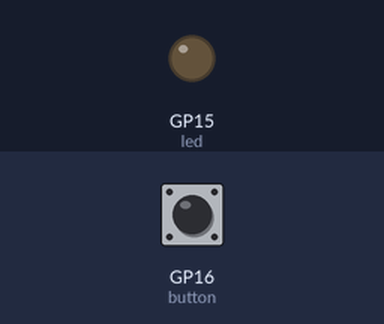
A program run on a simulated Raspberry Pi Pico running MicroPython. On the bench: output pins drawn as LEDs (lit = HIGH). Inputs (shaded band) come from the test bench; at power-on: GP16 (button) HIGH.

Above: at 1.2 s.
1.3 s: GP16 (button) pulled LOW for 1.2 s
At 4.1 s:
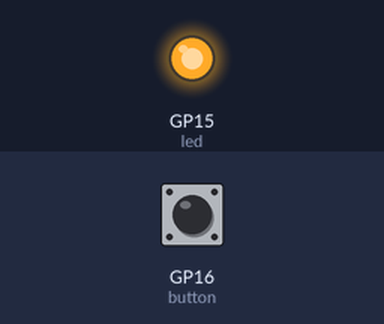
Timing chart, 0 to 10.8 s (numbered marks = the images above; inputs shaded):
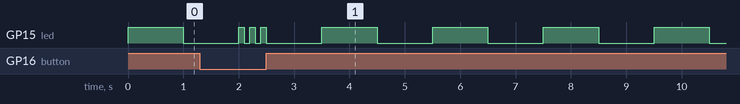

The program:

Buton_ile_LED_Kontrol_.py
```python
from machine import Pin
from time import sleep_ms

led = Pin(15, Pin.OUT)
button = Pin(16, Pin.IN, Pin.PULL_UP)

while True:
    if button.value() == 0:
        delay = 100
    else:
        delay = 1000

    led.toggle()
    sleep_ms(delay)
```

Measured:
- by itself, GP15 (led): repeats every 0.20 s: LOW 0.10 s, HIGH 0.10 s
